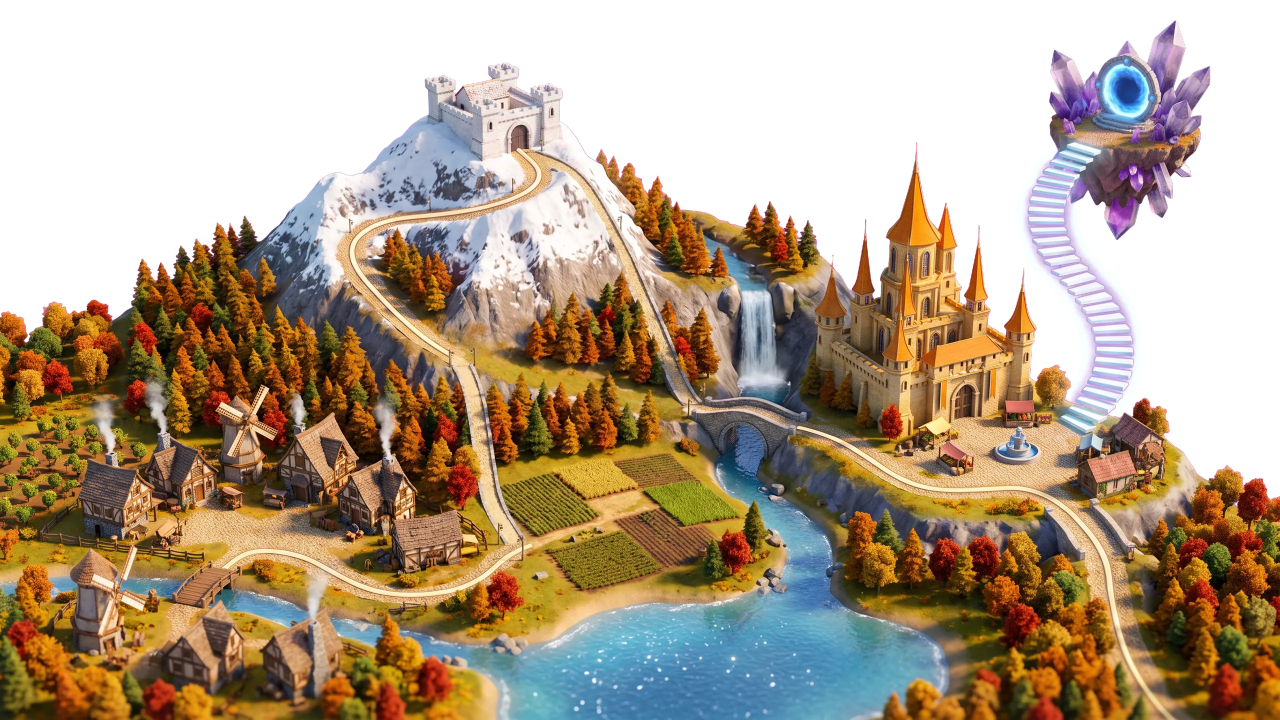
#> input picture assets/team-quest-map/painted/land-autumn-2560.webp, 2560 x 1440 px (shown at 1/2 size)
$ python remove_route_kerb.py ../../assets/team-quest-map/painted/land-autumn-2560.webp
#> lines starting #> are read from the running program, lines starting #| are printed output that depends on the picture; after the words box and inside, x2 and y2 are one past the last pixel; in counts of white or black regions, pixels touching at a corner belong together
"""
Takes the cream kerb line off the Team Quest road in every season.

The painted land had a smooth cream stripe running beside the cobbles (up the
mountain switchbacks, over the bridge, on to the citadel square and through
the village lane). It read as a line drawn on the map. This finds it along the
route (where at least two of autumn, spring and summer agree, since the
seasons share one layout), fills it with inpainted cobbles plus borrowed
grain, writes the land at 2560 and 1600, and dims the night lights where the
stripe glowed.

Run once from anywhere: python3 tools/team-quest-map/remove_route_kerb.py write
Without `write` it only saves kerb-preview.png (mask in red) next to this file.
Needs numpy, pillow and opencv-python-headless.
"""
import os, sys
import cv2
import numpy as np
from PIL import Image

P = os.path.join(os.path.dirname(os.path.abspath(__file__)), '..', '..', 'assets', 'team-quest-map', 'painted') + os.sep
# worldGeometry ROUTE_POINTS in world units (1600x900); the land is 2560 wide.
ROUTE = np.array([[230, 748], [262, 728], [292, 707], [335, 698], [390, 702], [440, 721], [500, 737], [552, 735], [600, 718], [640, 694], [624, 640], [613, 590], [604, 540], [592, 486], [568, 446], [525, 410], [476, 362], [449, 318], [456, 289], [490, 273], [552, 264], [612, 254], [655, 234], [668, 210], [655, 188], [686, 197], [720, 220], [750, 250], [774, 290], [791, 331], [810, 373], [829, 420], [846, 456], [862, 486], [884, 505], [912, 500], [942, 503], [975, 516], [1012, 535], [1060, 553], [1100, 576], [1142, 596], [1192, 592], [1242, 578], [1290, 559], [1328, 540], [1358, 522], [1379, 486], [1391, 436], [1390, 398], [1372, 361], [1347, 330], [1323, 298], [1311, 262], [1312, 229], [1330, 203], [1354, 180], [1372, 160]], np.float32) * 1.6


def chaikin(p, n=4):
#> called with p = array of shape (58, 2), n = 4
    for _ in range(n):
        q = [p[0]]
        for a, b in zip(p[:-1], p[1:]):
            q += [0.75 * a + 0.25 * b, 0.25 * a + 0.75 * b]
        q.append(p[-1])
        p = np.array(q)
    return p


PATH = chaikin(ROUTE)


def band(width):
    m = np.zeros((1440, 2560), np.uint8)
    cv2.polylines(m, [PATH.astype(np.int32).reshape(-1, 1, 2)], False, 255, width)
    return m > 0


def detect(season, bw=130):
#> called with season = 'autumn', bw = 130
    im=np.asarray(Image.open(P+f'land-{season}-2560.webp').convert('RGBA')).astype(np.float32)
    r,g,b,a=[im[...,i] for i in range(4)]
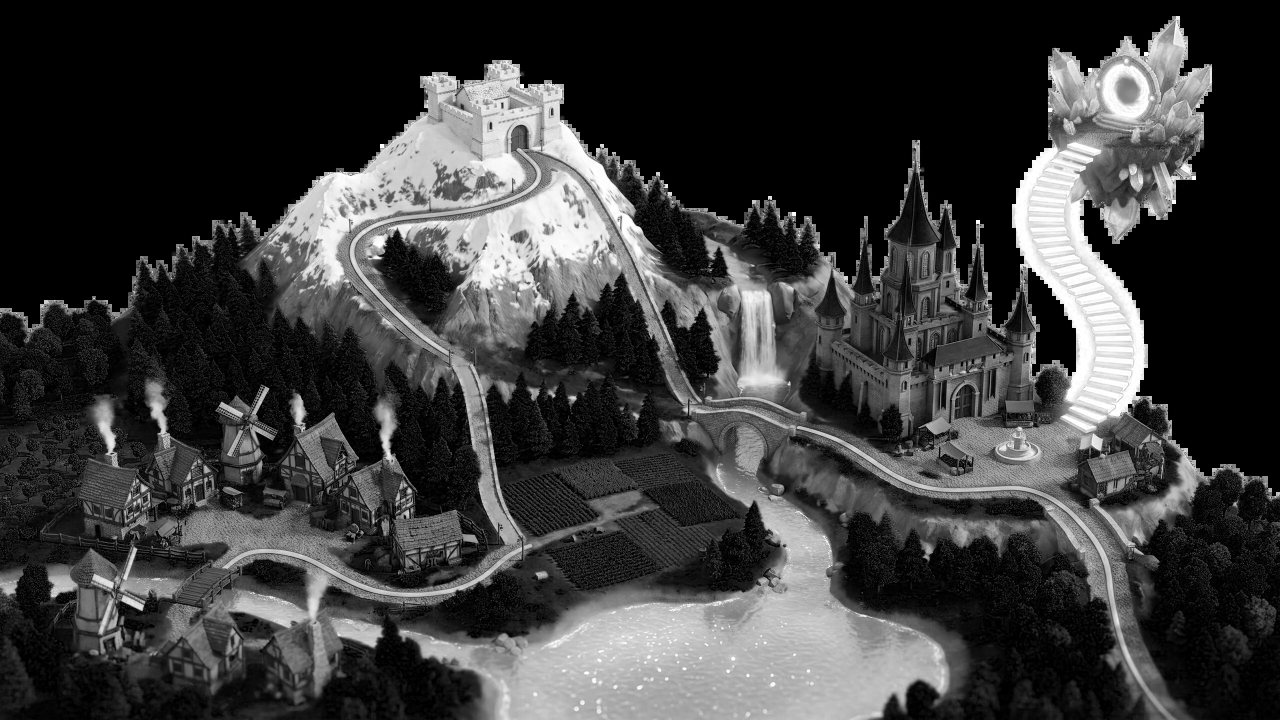
#> b: shape (1440, 2560) float32 (shown at 1/2 size); min 0, max 255, mean 59.4
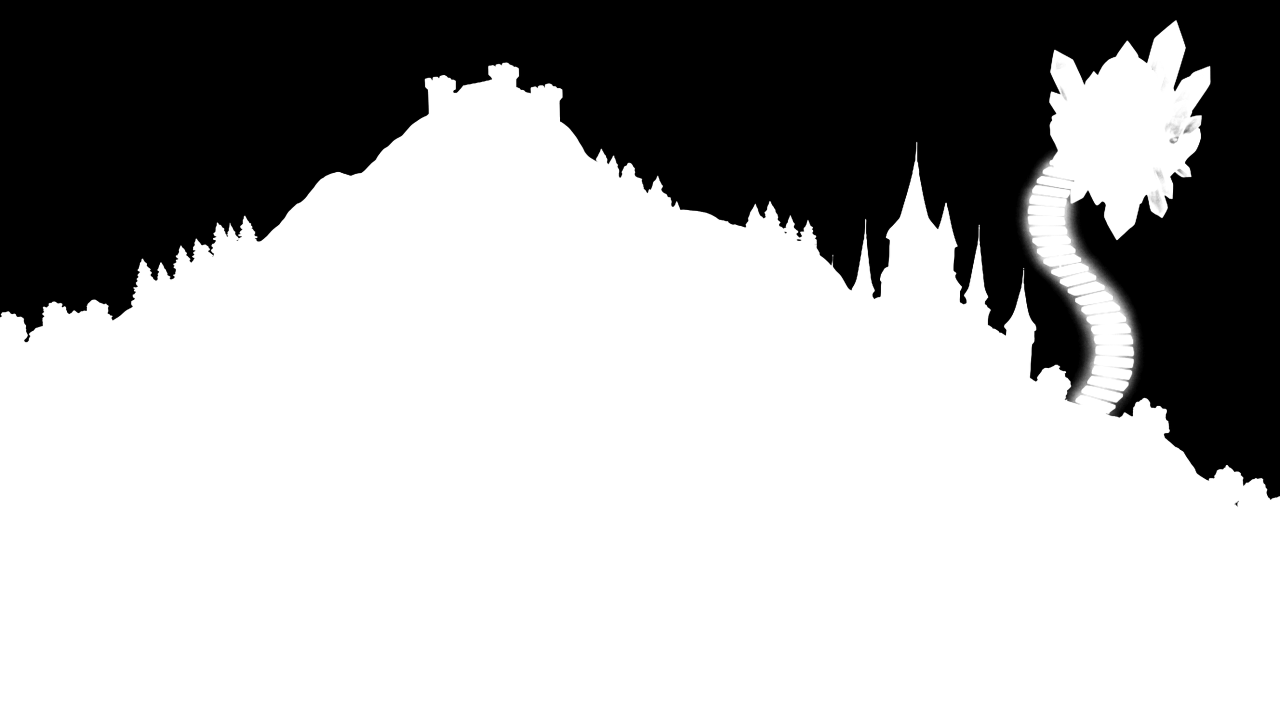
#> a: shape (1440, 2560) float32 (shown at 1/2 size); min 0, max 255, mean 173.5
    cream=(r>220)&(g>196)&(b>138)&(b<230)&((r-b)>=18)&((r-b)<105)&(a>200)
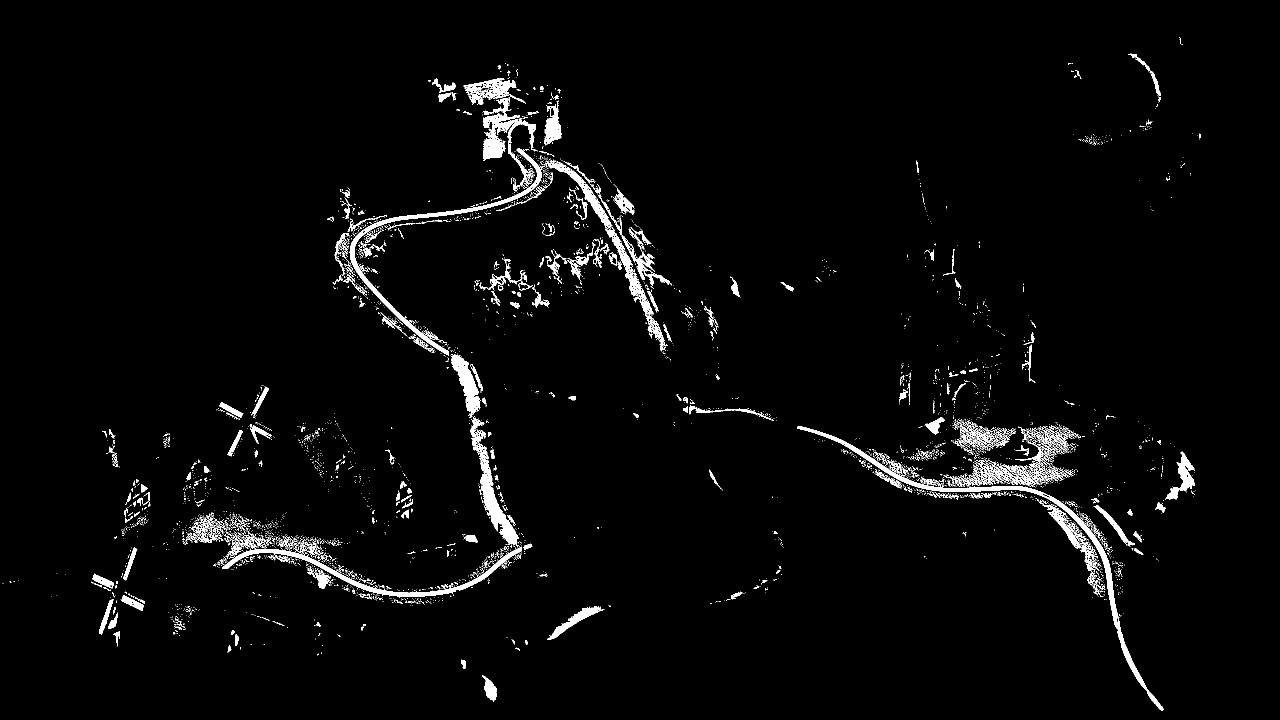
#> cream: shape (1440, 2560) bool (shown at 1/2 size); 2.8% white; 4646 white regions (4238 under 20 px), largest, box (x1, y1, x2, y2) and area: (1594, 852, 2327, 1421) 8716, (699, 296, 1083, 711) 6235, (444, 1093, 1044, 1194) 5526
    op=cv2.morphologyEx(cream.astype(np.uint8),cv2.MORPH_OPEN,np.ones((17,17),np.uint8))
#> op: shape (1440, 2560); values 0 (black) and 1 (white), 0.09% white; 3 white regions, box (x1, y1, x2, y2) and area: (972, 988, 1009, 1045) 1338, (919, 736, 952, 791) 1323, (1006, 1052, 1032, 1084) 724
    return (cream&(op==0)&band(bw)).astype(np.uint8)
#> returned value: shape (1440, 2560); values 0 (black) and 1 (white), 1.5% white; 2651 white regions (2427 under 20 px), largest, box (x1, y1, x2, y2) and area: (699, 296, 1083, 711) 6235, (444, 1093, 1044, 1194) 5526, (1594, 852, 2042, 984) 3655
def tip(season):
#> called with season = 'autumn'
    im=np.asarray(Image.open(P+f'land-{season}-2560.webp').convert('RGB')).astype(np.float32)
#> im: shape (1440, 2560, 3) float32
    r,g,b=im[...,0],im[...,1],im[...,2]
    c=np.zeros(r.shape,np.uint8); cv2.line(c,(990,1118),(1090,1072),1,34)
#> after `cv2.line(c, (990, 1118), (1090, 1072), 1, 34)`:
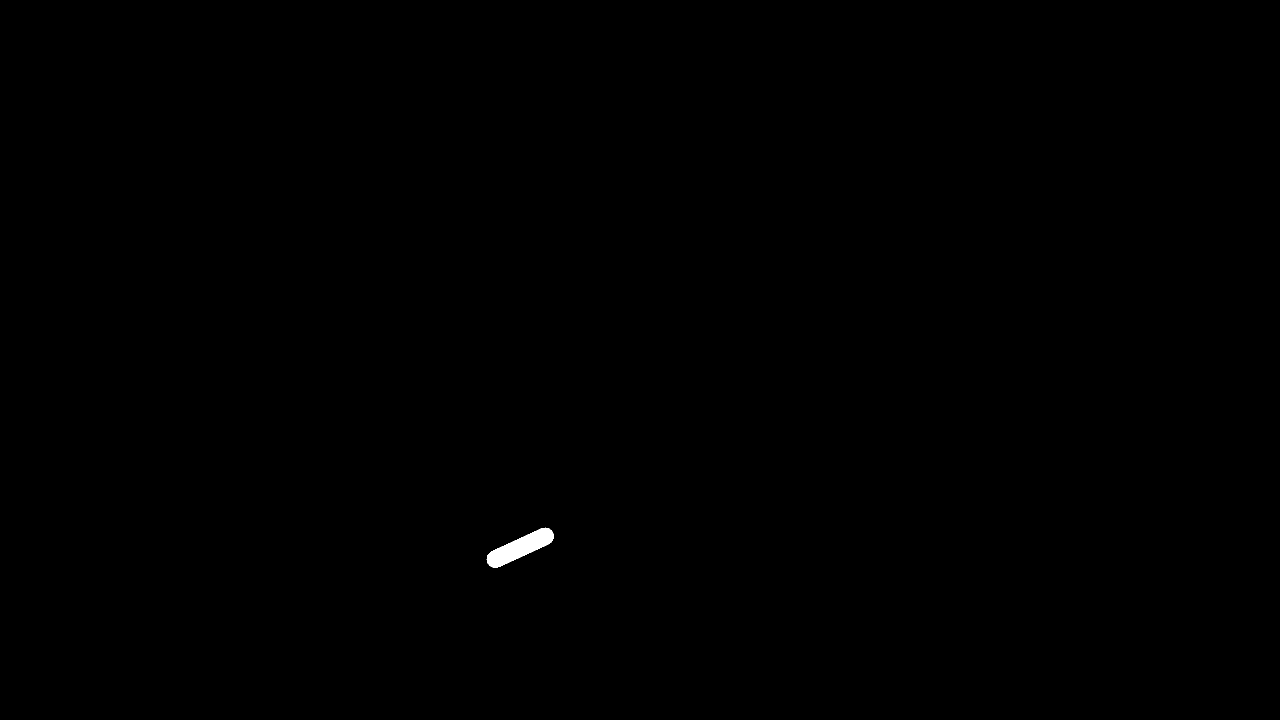
#> c: shape (1440, 2560) (shown at 1/2 size); values 0 (black) and 1 (white), 0.13% white; 1 white region, box (x1, y1, x2, y2) and area: (973, 1055, 1108, 1136) 4735
    return ((r>196)&(g>178)&(b>128)&((r-b)>=12)&(c>0)).astype(np.uint8)
#> returned value: shape (1440, 2560); values 0 (black) and 1 (white), 0.04% white; 52 white regions (44 under 20 px), largest, box (x1, y1, x2, y2) and area: (984, 1080, 1044, 1136) 924, (1047, 1087, 1065, 1100) 145, (990, 1102, 1006, 1116) 90
def build():
    d=sum(detect(s)|tip(s) for s in ['autumn','spring','summer'])
    m=(d>=2).astype(np.uint8)
    n,lab,st,_=cv2.connectedComponentsWithStats(m,8)
    out=np.zeros_like(m)
    for i in range(1,n):
        w,h,area=st[i,2],st[i,3],st[i,4]
        if max(w,h)>=60 and area>=150: out[lab==i]=1
    out[int(140*1.6):int(195*1.6), int(625*1.6):int(675*1.6)]=0
    out[int(525*1.6):int(625*1.6), int(1170*1.6):int(1360*1.6)]=0
    # the pale flagstone stretches (descent to the bridge, village to the mountain) are road, not kerb
    out[int(205*1.6):int(490*1.6), int(700*1.6):int(840*1.6)]=0
    out[int(430*1.6):int(672*1.6), int(540*1.6):int(640*1.6)]=0
    out=cv2.morphologyEx(out,cv2.MORPH_CLOSE,np.ones((7,7),np.uint8))
    # two short stubs the detector misses: the switchback foot and the village lane's tip
    hand=np.zeros_like(out)
    cv2.line(hand,(845,676),(905,716),1,14)
    cv2.line(hand,(1025,1120),(1073,1088),1,14)
    loose=np.zeros_like(out)
    for s in ['autumn','spring','summer']:
        im=np.asarray(Image.open(P+f'land-{s}-2560.webp').convert('RGB')).astype(np.float32)
        r,g,b=im[...,0],im[...,1],im[...,2]
        loose|=((r>200)&(g>180)&(b>130)&((r-b)>=12)).astype(np.uint8)
    out|=cv2.dilate(hand&loose,np.ones((3,3),np.uint8))&hand
    return out

def fill(season,M):
    im=np.asarray(Image.open(P+f'land-{season}-2560.webp').convert('RGBA'))
    rgb=np.ascontiguousarray(im[...,:3]); a=im[...,3]
    f=rgb.astype(np.float32)
    lum=f@np.array([0.299,0.587,0.114],np.float32)
    Md=cv2.dilate(M,np.ones((5,5),np.uint8))
    # keep lamp posts and other dark details the line runs behind
    zone=np.zeros_like(M); zone[670:730,840:920]=1; zone[1060:1130,1000:1090]=1
    dark=((lum<120)&(zone>0)).astype(np.uint8)
    Md=(Md&(1-dark)).astype(np.uint8)
    t=cv2.inpaint(rgb,Md,6,cv2.INPAINT_TELEA).astype(np.float32)
    hp=f-cv2.GaussianBlur(f,(0,0),2.2)
    ys,xs=np.nonzero(Md); H,W=M.shape
    grain=np.zeros_like(f); done=np.zeros(len(ys),bool)
    for dy,dx in [(0,24),(0,-24),(24,0),(-24,0),(18,18),(-18,-18),(18,-18),(-18,18),(0,40),(0,-40),(40,0),(-40,0)]:
        sy=np.clip(ys+dy,0,H-1); sx=np.clip(xs+dx,0,W-1)
        ok=(~done)&(Md[sy,sx]==0)&(a[sy,sx]>200)&(lum[sy,sx]>=120)
        grain[ys[ok],xs[ok]]=hp[sy[ok],sx[ok]]; done|=ok
    out=t+grain*0.85
    w=cv2.GaussianBlur(Md.astype(np.float32),(0,0),1.2)
    w=np.maximum(w,Md.astype(np.float32))[...,None]
    res=f*(1-w)+out*w
    return np.dstack([np.clip(res,0,255).astype(np.uint8),a]), Md

if __name__ == '__main__':
#> (the run stopped early here; a loop or call above may not have finished)

$ run again, with assets/team-quest-map/painted/balloon.webp copied over assets/team-quest-map/painted/land-autumn-2560.webp
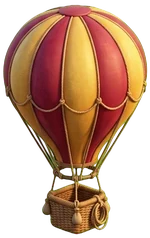
#> input picture assets/team-quest-map/painted/balloon.webp, 150 x 238 px
#> in detect, `r,g,b,a=[im[...,i] for i in range(4)]`:
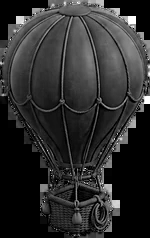
#> b: shape (238, 150) float32; min 0, max 255, mean 45.6
#> in detect, `r,g,b,a=[im[...,i] for i in range(4)]`:
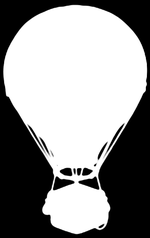
#> a: shape (238, 150) float32; min 0, max 255, mean 145.4
#> cream: shape (238, 150) bool; 0.09% white in thin lines or dots, all inside (x1, y1, x2, y2) = (55, 9, 134, 45)
#> op: shape (238, 150); every value is 0
